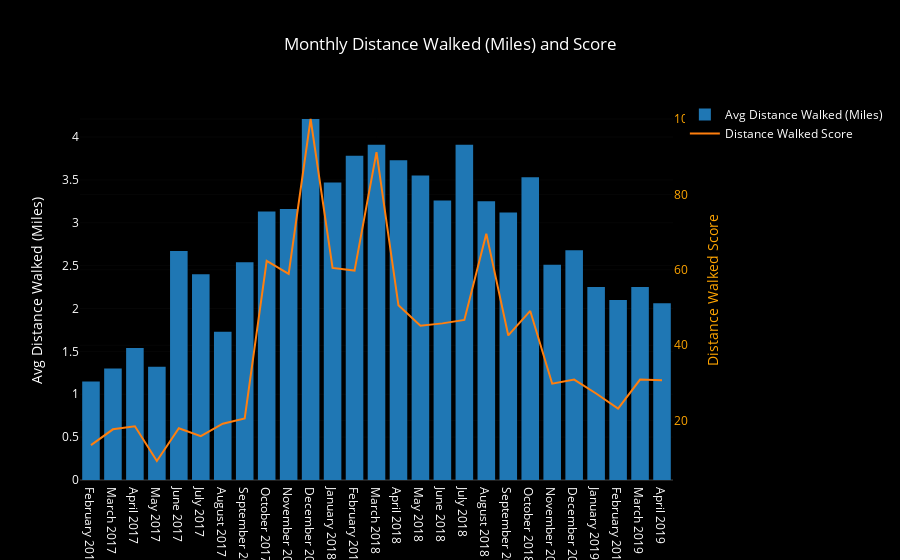

Here is the notebook cell this chart was saved with:
### Code cell
bars = go.Bar(x=month_df.month_year, y=month_df.mean_dist,
              name='Avg Distance Walked (Miles)', yaxis='y1')

score_line = go.Scatter(x=month_df.month_year, y=month_df.dist_score,
                        name='Distance Walked Score', yaxis='y2')

layout = go.Layout({'plot_bgcolor': 'black', 'paper_bgcolor': 'black',
                    'font': {'color': 'white'},
                    'title': 'Monthly Distance Walked (Miles) and Score',
                    'yaxis': {'title': 'Avg Distance Walked (Miles)'},
                    'yaxis2': {'title': 'Distance Walked Score',
                               'titlefont': {'color': 'orange'},
                               'tickfont': {'color': 'orange'},
                               'overlaying': 'y',
                               'side': 'right'},
                   'xaxis': {'type': '-'}})

data = [bars, score_line]
fig = go.Figure(data=data, layout=layout)
iplot(fig)

### Figure 1 — Plotly figure (JSON) as saved in the notebook; plotly's stock layout.template omitted (floating-point values rounded to 4 significant figures)
{"data": [{"name": "Avg Distance Walked (Miles)", "type": "bar", "uid": "a91fed3f-aec9-4ea6-a9a4-799cf7dd058e", "x": ["February 2017", "March 2017", "April 2017", "May 2017", "June 2017", "July 2017", "August 2017", "September 2017", "October 2017", "November 2017", "December 2017", "January 2018", "February 2018", "March 2018", "April 2018", "May 2018", "June 2018", "July 2018", "August 2018", "September 2018", "October 2018", "November 2018", "December 2018", "January 2019", "February 2019", "March 2019", "April 2019"], "y": [1.15, 1.3, 1.54, 1.32, 2.67, 2.4, 1.73, 2.54, 3.13, 3.16, 4.21, 3.47, 3.78, 3.91, 3.73, 3.55, 3.26, 3.91, 3.25, 3.12, 3.53, 2.51, 2.68, 2.25, 2.1, 2.25, 2.06], "yaxis": "y"}, {"name": "Distance Walked Score", "type": "scatter", "uid": "67493296-9fcb-41ce-81a6-f0af97c90148", "x": ["February 2017", "March 2017", "April 2017", "May 2017", "June 2017", "July 2017", "August 2017", "September 2017", "October 2017", "November 2017", "December 2017", "January 2018", "February 2018", "March 2018", "April 2018", "May 2018", "June 2018", "July 2018", "August 2018", "September 2018", "October 2018", "November 2018", "December 2018", "January 2019", "February 2019", "March 2019", "April 2019"], "y": [13.5, 17.7, 18.5, 9.3, 18, 15.9, 19.2, 20.6, 62.4, 58.9, 100, 60.5, 59.8, 91.2, 50.6, 45.2, 45.8, 46.7, 69.6, 42.6, 49.1, 29.8, 30.9, 27.2, 23.2, 30.9, 30.7], "yaxis": "y2"}], "layout": {"font": {"color": "white"}, "paper_bgcolor": "black", "plot_bgcolor": "black", "title": {"text": "Monthly Distance Walked (Miles) and Score"}, "xaxis": {"type": "-"}, "yaxis": {"title": {"text": "Avg Distance Walked (Miles)"}}, "yaxis2": {"overlaying": "y", "side": "right", "tickfont": {"color": "orange"}, "title": {"font": {"color": "orange"}, "text": "Distance Walked Score"}}}}
